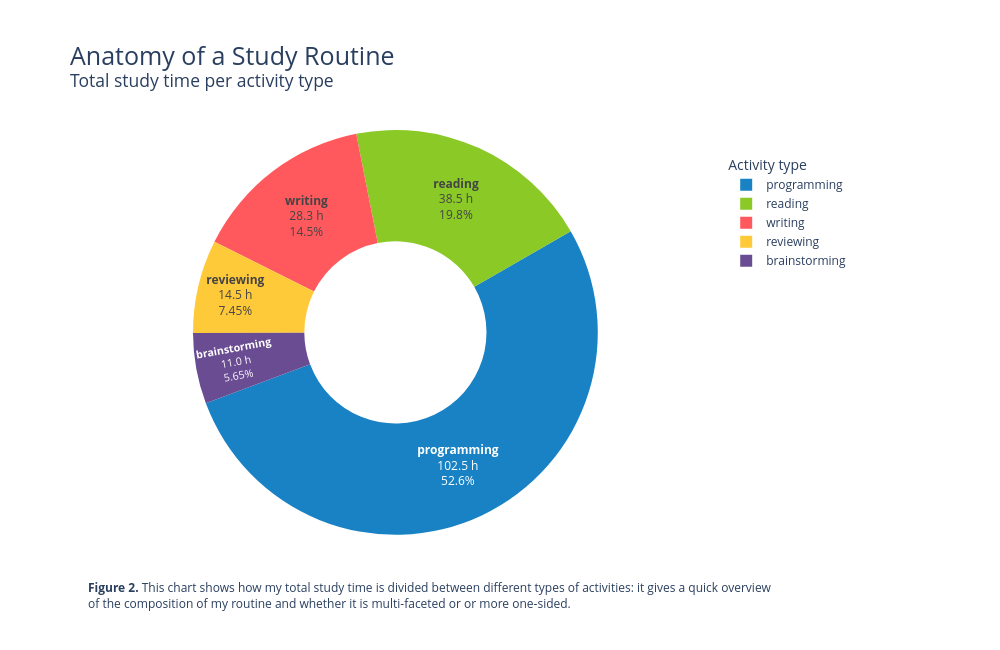

Source (notebook cell):
### Code cell
# create a donut chart and customize it with titles, labels and color palette
fig = px.pie(
    activity_hours,
    names="activity_type",
    values="duration_hours",
    hole=0.45,
    title="Total study time per Activity",
    labels={
        "activity_type": "Activity type",
        "duration_hours": "Total study time (hours)"
    },
    color="activity_type",
    color_discrete_map={
        "programming": "#1982C4",
        "reading": "#8AC926",
        "writing": "#FF595E",
        "reviewing": "#FFCA3A",
        "brainstorming": "#6A4C93",
    }
)

# show the activity type, total hours and percentage share as text labels inside the pie slices
fig.update_traces(
    textposition="inside",
    texttemplate="<b>%{label}</b><br>%{value:.1f} h<br>%{percent}",
    hovertemplate=(
        "<b>%{label}</b><br>"
        "Study time: %{value:.1f} hours<br>"
        "Share: %{percent}<extra></extra>"
    ),
    rotation=60,
    domain=dict(
        x=[0.0, 0.78],
        y=[0.08, 1.0]
    )
)

# customize the layout of the figure for better aesthetics and readability
fig.update_layout(
    width=1000,
    height=650,
    title_font=dict(size=25),
    title=dict(
        text=(
            "Anatomy of a Study Routine<br>"
            "<sup>Total study time per activity type</sup>"
        ),
        x=0.07,
        xanchor="left"
    ),
    margin=dict(l=60, r=80, t=130, b=80),
    legend_title_text="Activity type",
    legend=dict(
        x=0.92,
        y=0.95,
        xanchor="right",
        yanchor="top"
    ),
    annotations=[
        dict(
            text="<b>Figure 2.</b> This chart shows how my total study time is divided between different types "
                 "of activities: it gives a quick overview<br>of the composition of my routine "
                 "and whether it is multi-faceted or or more one-sided.",
            x=0.03,
            y=-0.1,
            xref="paper",
            yref="paper",
            showarrow=False,
            align="left",
            font=dict(size=12)
        )
    ]
)

# save the figure as a static high-resolution image to the charts directory
fig.write_image(
    CHARTS_DIR / "total_study_time_per_activity.jpg",
    width=1000,
    height=650,
    scale=2
)

# display the figure in the notebook
fig.show()

### Figure 1 — Plotly figure (JSON) as saved in the notebook; plotly's stock layout.template omitted (floating-point values rounded to 4 significant figures)
{"data": [{"customdata": [["programming"], ["reading"], ["writing"], ["reviewing"], ["brainstorming"]], "domain": {"x": [0, 0.78], "y": [0.08, 1]}, "hole": 0.45, "hovertemplate": "<b>%{label}</b><br>Study time: %{value:.1f} hours<br>Share: %{percent}<extra></extra>", "labels": ["programming", "reading", "writing", "reviewing", "brainstorming"], "legendgroup": "", "marker": {"colors": ["#1982C4", "#8AC926", "#FF595E", "#FFCA3A", "#6A4C93"]}, "name": "", "rotation": 60, "showlegend": true, "textposition": "inside", "texttemplate": "<b>%{label}</b><br>%{value:.1f} h<br>%{percent}", "type": "pie", "values": [102.5, 38.5, 28.25, 14.5, 11.0]}], "layout": {"annotations": [{"align": "left", "font": {"size": 12}, "showarrow": false, "text": "<b>Figure 2.</b> This chart shows how my total study time is divided between different types of activities: it gives a quick overview<br>of the composition of my routine and whether it is multi-faceted or or more one-sided.", "x": 0.03, "xref": "paper", "y": -0.1, "yref": "paper"}], "height": 650, "legend": {"title": {"text": "Activity type"}, "tracegroupgap": 0, "x": 0.92, "xanchor": "right", "y": 0.95, "yanchor": "top"}, "margin": {"b": 80, "l": 60, "r": 80, "t": 130}, "title": {"font": {"size": 25}, "text": "Anatomy of a Study Routine<br><sup>Total study time per activity type</sup>", "x": 0.07, "xanchor": "left"}, "width": 1000}}
